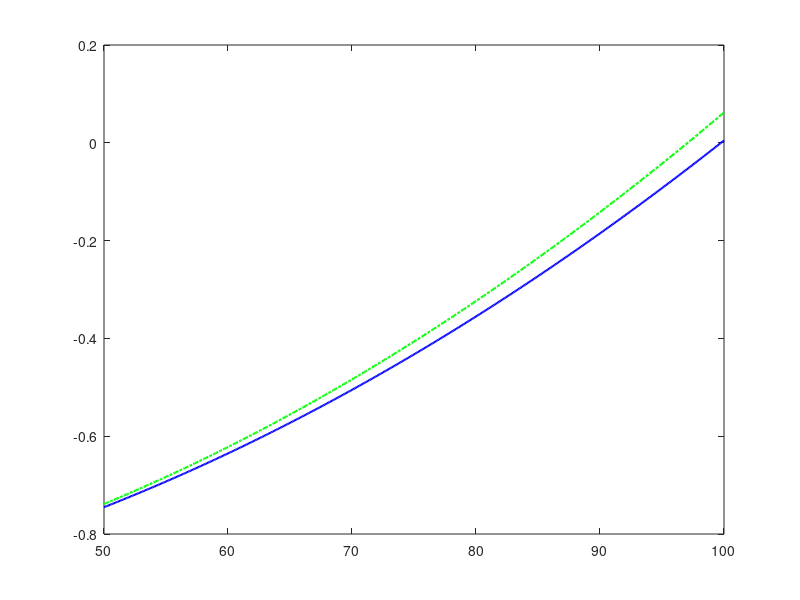

MATLAB code to generate this figure: (Note: this script raises an error after producing the figure.)
function demoAggregationOrder()
% Demonstrates why mode-separated and mode-collapsed Hashin can disagree on
% the FEASIBILITY of the exact same design, using just two elements - no
% mesh or FE solve needed. This is a different mechanism from
% demoModeConflict.m (which showed a trade-off AT a single point): this one
% is about the ORDER of aggregation ACROSS different elements.
%
% MECHANISM: mode-separated runs one p-norm PER MODE, across all elements,
% then requires every mode's p-norm to be <=1 independently. Mode-collapsed
% instead combines fibre+matrix at EACH element first (Dong et al. Eq 15-16),
% then runs a SINGLE p-norm across elements on that already-combined value.
%
% Consider two elements that are each exactly as damaged as the other, but
% in DIFFERENT modes: element A is fibre-tension-critical, element B is
% matrix-tension-critical, both at the same fraction of their own limit and
% negligible in every other mode. Mode-separated correctly sees two
% independent constraints, each safely below 1 (the fibre p-norm is
% dominated by A alone - B's contribution there is negligible - and vice
% versa for the matrix p-norm). Mode-collapsed instead produces two elements
% that EACH combine to ~1 (since each is critical in its own mode), then
% p-norms those two near-1 values TOGETHER - and p-norming two
% simultaneously-near-the-limit values pushes the aggregate ABOVE 1, even
% though no single element, in any single mode, actually exceeds its own
% allowable anywhere.

% Crosses threshold at 97.07% allowable stress fraction with mode-collapsed (index squared, like-for-like with the
% separated I = (s/X)^2 + (t/S)^2) vs 99.76% mode-separated.  (With the un-squared collapsed index it is 92.99%.)

strength.Xt = 1062; strength.Xc = 610; strength.Yt = 31; strength.Yc = 118; strength.S = 72;
Xt = strength.Xt; Yt = strength.Yt;
k_gate = 50; p = 8;
delta_f = 0.05*min(strength.Xt, strength.Xc);
delta_m = 0.05*min(strength.Yt, strength.Yc);
eps_max = 1e-3;

% ---- Headline snapshot: both elements at 98% of their own critical mode ----
frac = 0.98;
sA = [frac*Xt, 2.0, 5.0];    % element A: fibre-tension critical, safe elsewhere, material-axis stress [s1, s2, t12], s1 is close to Xt
sB = [10.0, frac*Yt, 5.0];   % element B: matrix-tension critical, safe elsewhere, material-axis stress [s1, s2, t12], s2 is close to Yt
% Both stresses are at 98% allowable stress

fprintf('Element A (fibre-critical):  s1=%.1f, s2=%.1f, t12=%.1f\n', sA(1), sA(2), sA(3));
fprintf('Element B (matrix-critical): s1=%.1f, s2=%.1f, t12=%.1f\n\n', sB(1), sB(2), sB(3));

[IftA, ImtA] = separatedFtMt(sA, strength, k_gate);
[IftB, ImtB] = separatedFtMt(sB, strength, k_gate);
g_ft = (IftA^p + IftB^p)^(1/p) - 1;
g_mt = (ImtA^p + ImtB^p)^(1/p) - 1;

HcA = collapsedIndex(sA, strength, delta_f, delta_m, eps_max);
HcB = collapsedIndex(sB, strength, delta_f, delta_m, eps_max);
g_h = (HcA^(2*p) + HcB^(2*p))^(1/p) - 1;

fprintf('---- mode-separated (this project''s Hashin.m) ----\n');
fprintf('  g_ft = %+.4f  (%s)\n', g_ft, passFail(g_ft));
fprintf('  g_mt = %+.4f  (%s)\n\n', g_mt, passFail(g_mt));
fprintf('---- mode-collapsed (Dong et al. 2025, single combined constraint) ----\n');
fprintf('  g_h  = %+.4f  (%s)\n\n', g_h, passFail(g_h));
if g_h > 0 && g_ft <= 0 && g_mt <= 0
    fprintf(['Neither element individually breaches ANY mode, yet the collapsed\n' ...
             'formulation reports the design as infeasible. Separating the modes\n' ...
             'avoids this p-norm "double counting" across elements that are each\n' ...
             'critical in a different mode.\n\n']);
end

% ---- Sweep: how far apart are the two formulations across criticality? ----
fracs = 0.5:0.001:1.0;
g_sep_sweep = zeros(size(fracs));
g_h_sweep   = zeros(size(fracs));
for k = 1:numel(fracs)
    sA_k = [fracs(k)*Xt, 2.0, 5.0];
    sB_k = [10.0, fracs(k)*Yt, 5.0];

    [IftA_k, ImtA_k] = separatedFtMt(sA_k, strength, k_gate);
    [IftB_k, ImtB_k] = separatedFtMt(sB_k, strength, k_gate);
    g_ft_k = (IftA_k^p + IftB_k^p)^(1/p) - 1;
    g_mt_k = (ImtA_k^p + ImtB_k^p)^(1/p) - 1;
    g_sep_sweep(k) = max(g_ft_k, g_mt_k);   % binding (worst) separated constraint

    HcA_k = collapsedIndex(sA_k, strength, delta_f, delta_m, eps_max);
    HcB_k = collapsedIndex(sB_k, strength, delta_f, delta_m, eps_max);
    g_h_sweep(k) = (HcA_k^(2*p) + HcB_k^(2*p))^(1/p) - 1;
end
% ---- Where each curve crosses g = 0 (linear interpolation between sweep points) ----
x_sep = zeroCross(fracs*100, g_sep_sweep);
x_col = zeroCross(fracs*100, g_h_sweep);
fprintf('---- g = 0 crossings (stress as %% of each element''s own critical allowable) ----\n');
fprintf('  mode-separated (worst of g_ft, g_mt): x = %.2f %%\n', x_sep);
fprintf('  mode-collapsed (g_h, squared index):  x = %.2f %%\n', x_col);
if isnan(x_sep) || isnan(x_col)
    fprintf('  No crossing inside the swept range (%.0f-%.0f %%).\n\n', fracs(1)*100, fracs(end)*100);
else
    fprintf('  Separated approach: +%.2f percentage points, i.e. %.2f %% improvement over collapsed\n', x_sep - x_col, 100*(x_sep - x_col)/x_col);
    fprintf('  (stress scales linearly with load, so this is also the extra load the design can carry)\n\n');
end
figure;
plot(fracs*100, g_sep_sweep, 'b-', 'LineWidth', 1.5); hold on;
plot(fracs*100, g_h_sweep, 'g-.', 'LineWidth', 1.5);
yline(0, 'k:');
xlabel('Each element''s stress, as a % of its own critical mode''s allowable');
ylabel('Constraint value g (<=0 is feasible)');
legend('worst of g_{ft}, g_{mt} (separated)', 'g_h (collapsed, squared index)', 'feasibility boundary', 'Location', 'best');
title('Constraint value against percentage of critical stress, showing difference in feasibility');
grid on;

% Printing when each line crosses y=0, and the percentage change between
% this crossing for g_sep and g_h


end

function [I_ft_gated, I_mt_gated] = separatedFtMt(sig, strength, k_gate)
s1 = sig(1); s2 = sig(2); t12 = sig(3);
Xt = strength.Xt; Yt = strength.Yt; S = strength.S;
g1 = 1/(1+exp(-k_gate*s1));
g2 = 1/(1+exp(-k_gate*s2));
I_ft_gated = g1 * ((s1/Xt)^2 + (t12/S)^2);
I_mt_gated = g2 * ((s2/Yt)^2 + (t12/S)^2);
end

function H_gp = collapsedIndex(sig, strength, delta_f, delta_m, eps_max)
s1 = sig(1); s2 = sig(2); t12 = sig(3);
S = strength.S;
Hf = heavisideBlend(strength.Xt, strength.Xc, s1, delta_f);
Hm = heavisideBlend(strength.Yt, strength.Yc, s2, delta_m);
FI_f = sqrt((s1/Hf)^2 + (t12/S)^2);
FI_m = sqrt((s2/Hm)^2 + (t12/S)^2);
diff_fm = FI_f - FI_m;
H_gp = 0.5*((FI_f+FI_m) + sqrt(diff_fm^2+eps_max) - sqrt(eps_max));
end

function h = heavisideBlend(a, b, c, delta)
% Eq. 12 of Dong et al. 2025 - see Hashin.asv for the same function.
if c > delta
    h = a;
elseif c < -delta
    h = b;
else
    h = 0.75*(a-b)*(c/delta - c^3/(3*delta^3)) + (a+b)/2;
end
end

function x0 = zeroCross(x, y)
% first upward crossing of y through 0, linearly interpolated; NaN if none
i = find(y(1:end-1) <= 0 & y(2:end) > 0, 1);
if isempty(i)
    x0 = NaN;
else
    x0 = x(i) - y(i)*(x(i+1) - x(i))/(y(i+1) - y(i));
end
end

function s = passFail(g)
if g <= 0
    s = 'safe';
else
    s = 'VIOLATED';
end
end
